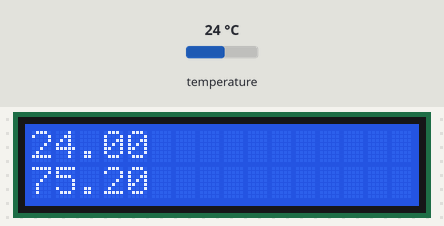
The sketch below on a simulated Arduino Uno, built with avr-gcc and run on an emulated ATmega328P. Parts: 16×2 character LCD. The inputs (shaded band) are chosen by the test bench; at power-on: temperature 24 °C. What the sketch prints to the serial monitor is not drawn.

Above: at 1.2 s.
1.3 s: temperature set to 12 °C
At 7.6 s:
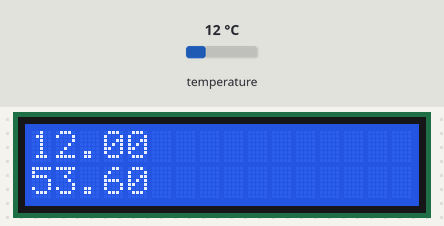
8.1 s: temperature set to 19 °C
At 12.8 s:
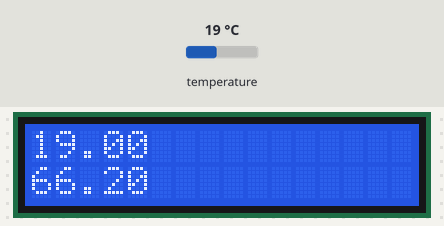
13.9 s: temperature set to 28 °C
At 19.2 s:
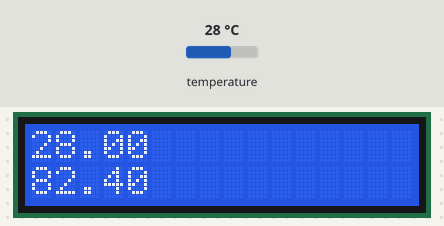
Timing chart, 0 to 20.7 s (numbered marks = the images above; inputs shaded):
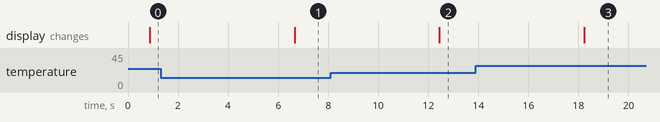

The sketch:

DS18B20_LCD.ino
```cpp
/*
 * Created by Alexandros Panagiotakopoulos
*/

#include <OneWire.h>
#include <DallasTemperature.h>
#include <LiquidCrystal_I2C.h>

// GPIO where the DS18B20 is connected to
const int oneWireBus = 4;

// set the LCD number of columns and rows
int lcdColumns = 16;
int lcdRows = 2;

// set LCD address, number of columns and rows
// if you don't know your display address, run an I2C scanner sketch
LiquidCrystal_I2C lcd(0x27, lcdColumns, lcdRows);

// Setup a oneWire instance to communicate with any OneWire devices
OneWire oneWire(oneWireBus);

// Pass our oneWire reference to Dallas Temperature sensor
DallasTemperature sensors(&oneWire);

void setup() {
  // Start the Serial Monitor
  Serial.begin(115200);
  // Start the DS18B20 sensor
  sensors.begin();
  // initialize LCD
  lcd.init();
  // turn on LCD backlight
  lcd.backlight();
}

void loop() {
  // set cursor to first column, first row
  lcd.setCursor(0, 0);
  sensors.requestTemperatures();
  float temperatureC = sensors.getTempCByIndex(0);
  float temperatureF = sensors.getTempFByIndex(0);
  Serial.print(temperatureC);
  Serial.println("ºC");
  lcd.print(temperatureC);
  // set cursor to first column, second row
  lcd.setCursor(0,1);
  Serial.print(temperatureF);
  Serial.println("ºF");
    lcd.print(temperatureF);
  delay(5000);
}
```

Measured:
- after the input at 1.3 s, the display: changes after 5.4 s (image 1)
- after the input at 8.1 s, the display: changes after 4.3 s (image 2)
- after the input at 13.9 s, the display: changes after 4.3 s (image 3)
